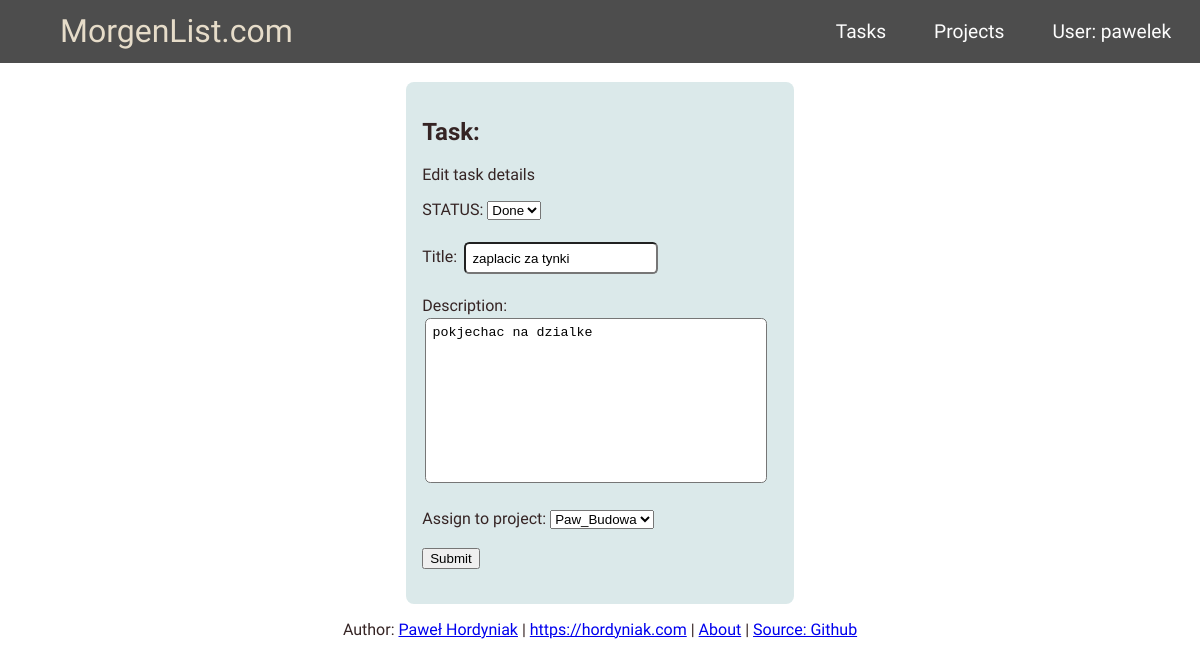
The page /edit_task/9 (signed in) on the database as committed earlier.
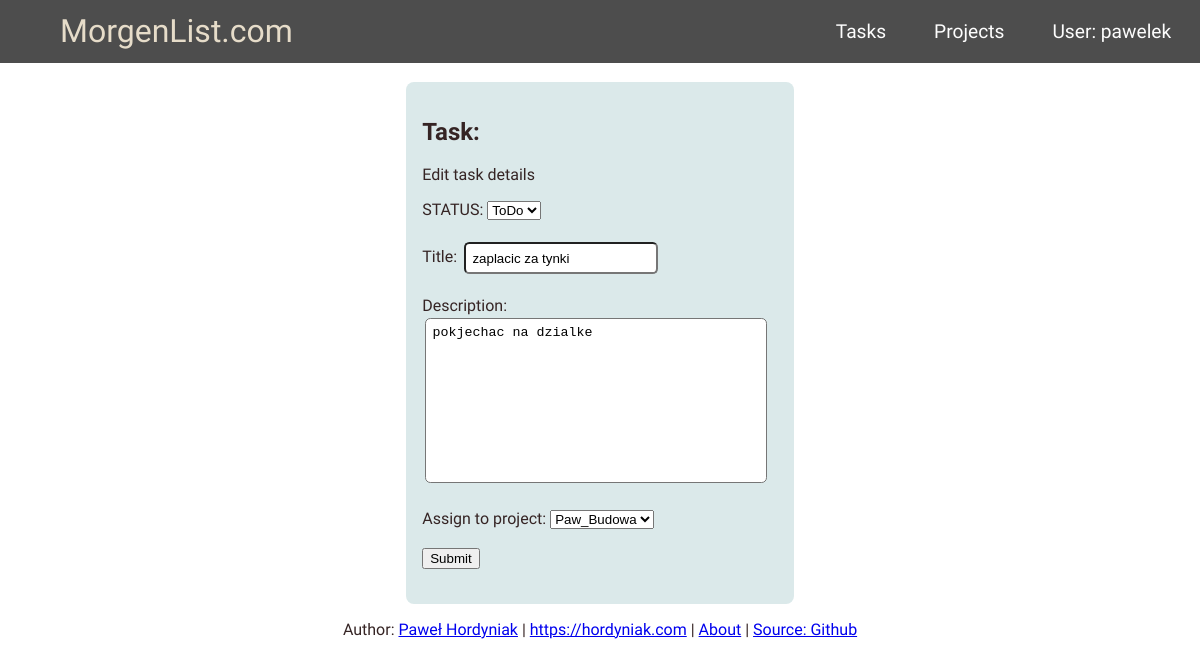
The same page on the database as committed later.
### tasktrack/models.py (models this page shows, shortened)
class Task(models.Model):
    author = models.ForeignKey('auth.User', on_delete=models.CASCADE)
    project = models.ForeignKey('tasktrack.Project', related_name='Tasks', null=True, on_delete=models.CASCADE)
    title = models.CharField(max_length=200, unique=True)
    updated_on = models.DateTimeField(auto_now = True)
    description = models.TextField()
    created_on = DateTimeField(auto_now_add=True)
    status = models.IntegerField(choices=STATUS, default = 0)
    class Meta:
        ordering = ['created_on']

### tasktrack/views.py (the view)
# urls.py: path('edit_task/<int:pk>', views.TaskEditView.as_view(), name='edit_task'),
class TaskEditView(LoginRequiredMixin, generic.UpdateView):
    login_url = '/login/'
    model = Task
    form_class = TaskForm
    template_name = 'task_form.html'
    success_url = reverse_lazy('task_list')
    def get_form_kwargs(self):
        kwargs = super(TaskEditView, self).get_form_kwargs()
        kwargs['request'] = self.request
        return kwargs

### tasktrack/forms.py
class TaskForm(forms.ModelForm):
    class Meta():
        model = Task
        fields = {'project', 'title', 'description', 'status'}
        widgets = {
                'title': forms.TextInput(attrs={'class':'textinputclass'}),
                'description': forms.Textarea(attrs={'class':'textinputclass-description'}),
            }
    def __init__(self, *args, **kwargs):
        self.request = kwargs.pop('request')
        super(TaskForm, self).__init__(*args, **kwargs)
        self.fields['project'].queryset = Project.objects.filter(owner=self.request.user)

### tasktrack/models.py (called while the page is built)
    def __str__(self) -> str:
        return self.title

### tasktrack/templates/task_form.html (shortened to what this page needs)
{% extends "base.html" %}
{% block content %}
<br>
<div class='task_form'>
    <div class="edit_task">
        <div class=''>
            <h2 class = "title">Task:</h2>
            <p>Edit task details</p>
            <form method="POST" action="">
                STATUS: {{ form.status }}<br><br>
                Title: {{ form.title }}<br><br>
                Description: <br>{{ form.description }}<br><br>
                Assign to project: {{ form.project }}<br><br>
                <input type="submit" value="Submit">
            </form><br>
        </div>
    </div>
</div>
{% endblock %}

Rows that differ between the two databases and show on the page:
changed Task "zaplacic za tynki": status "Done" → "ToDo"
